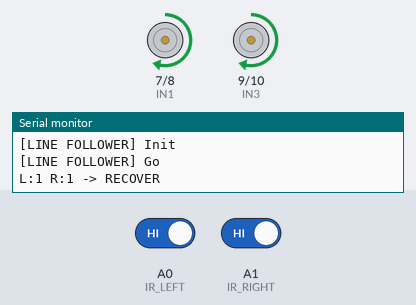
This sketch was run on a simulated Arduino Uno, built with avr-gcc and run on an emulated ATmega328P. On the bench: motor-driver pin pairs drawn as motors (green arrow = first pin HIGH = forward, orange = second pin HIGH = backward, longer = more drive, scaled by the enable pin), the last lines printed to the serial monitor. The test bench sets the inputs (shaded band); at power-on: A0 (IR_LEFT) HIGH, A1 (IR_RIGHT) HIGH.

Above: at 2.2 s.
2.3 s: A0 (IR_LEFT) driven LOW
At 3.1 s:
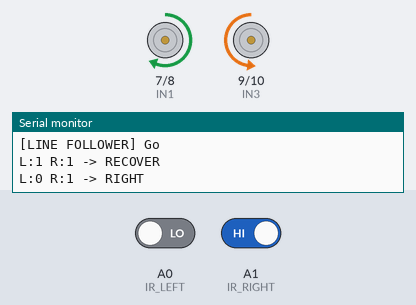
3.9 s: A1 (IR_RIGHT) driven LOW
At 4.7 s:
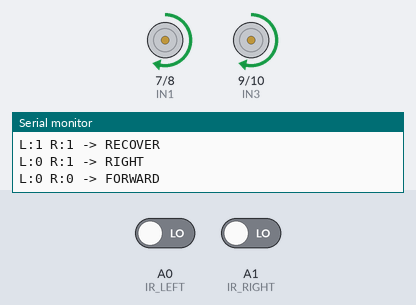
5.4 s: A0 (IR_LEFT) driven HIGH
At 6.7 s:
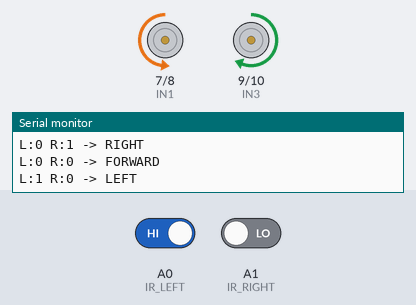
7.0 s: A0 (IR_LEFT) driven LOW
At 8.2 s:
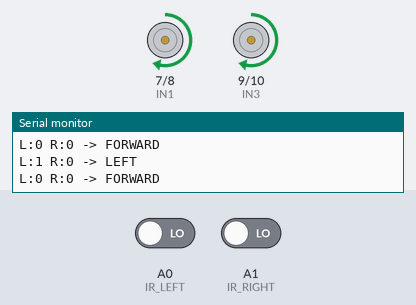
8.5 s: A1 (IR_RIGHT) driven HIGH
At 9.0 s:
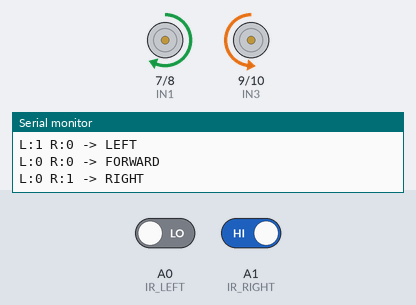
10.1 s: A0 (IR_LEFT) driven HIGH and A1 (IR_RIGHT) driven LOW
At 11.4 s:
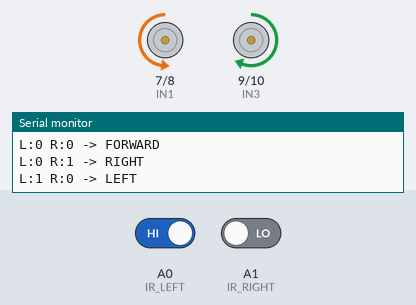
Timing chart, 0 to 12.6 s (numbered marks = the images above; inputs shaded):
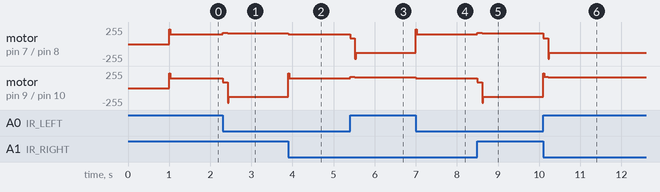

Measured:
- after the input at 2.3 s, motor on pin 7 (IN1) / pin 8 (IN2): forward 150/255 → forward 170/255 at once, → forward 160/255 0.12 s later; motor on pin 9 (IN3) / pin 10 (IN4): forward 150/255 → forward 90/255 at once, → backward 130/255 0.12 s later
- after the input at 3.9 s, motor on pin 7 (IN1) / pin 8 (IN2): forward 160/255 → forward 150/255 at once; motor on pin 9 (IN3) / pin 10 (IN4): backward 130/255 → forward 150/255 at once
- after the input at 5.4 s, motor on pin 7 (IN1) / pin 8 (IN2): forward 150/255 → forward 90/255 at once, → backward 130/255 0.12 s later; motor on pin 9 (IN3) / pin 10 (IN4): forward 150/255 → forward 170/255 at once, → forward 160/255 0.12 s later
- after the input at 7.0 s, motor on pin 7 (IN1) / pin 8 (IN2): backward 130/255 → forward 150/255 at once; motor on pin 9 (IN3) / pin 10 (IN4): forward 160/255 → forward 150/255 at once
- after the input at 8.5 s, motor on pin 7 (IN1) / pin 8 (IN2): forward 150/255 → forward 170/255 at once, → forward 160/255 0.12 s later; motor on pin 9 (IN3) / pin 10 (IN4): forward 150/255 → forward 90/255 at once, → backward 130/255 0.12 s later
- after the input at 10.1 s, motor on pin 7 (IN1) / pin 8 (IN2): forward 160/255 → forward 90/255 at once, → backward 130/255 0.12 s later; motor on pin 9 (IN3) / pin 10 (IN4): backward 130/255 → forward 170/255 at once, → forward 160/255 0.12 s later

The sketch:

arduino_line_follower_2WD+caster.ino
```cpp
#define SENSOR_ON_LINE  HIGH

#define ENA   5    // left motor speed  (PWM)
#define IN1   7    // left motor dir A
#define IN2   8    // left motor dir B
#define ENB   6    // right motor speed (PWM)
#define IN3   9    // right motor dir A
#define IN4   10   // right motor dir B

// ------------------------------------------------------------
// IR SENSOR PINS
// ------------------------------------------------------------
#define IR_LEFT   A0
#define IR_RIGHT  A1

// ------------------------------------------------------------
// SPEED TUNING (duty 0~255)
// ------------------------------------------------------------
#define BASE_SPEED     150   // straight line
#define TURN_OUTER     170   // soft turn: outer wheel
#define TURN_INNER      90   // soft turn: inner wheel (still forward)
#define SPIN_OUTER     160   // hard turn: outer wheel forward
#define SPIN_INNER     130   // hard turn: inner wheel REVERSE

#define MIN_DUTY        80

#define LEFT_TRIM        0
#define RIGHT_TRIM       0

#define KICK_DUTY      220
#define KICK_MS         25

#define HARD_TURN_MS   120

#define LOST_TIMEOUT_MS  0

#define START_DELAY_MS 1000

#define DEBUG            1

// ============================================================
// MOTOR LAYER
// ============================================================
struct Motor {
  uint8_t en, inA, inB;
  int trim;
  int8_t dir;                 // -1 reverse, 0 stopped, 1 forward
  unsigned long kickStart;
};

Motor leftMotor  = {ENA, IN1, IN2, LEFT_TRIM,  0, 0};
Motor rightMotor = {ENB, IN3, IN4, RIGHT_TRIM, 0, 0};

void setWheel(Motor &m, int speed) {
  int8_t dir = (speed > 0) - (speed < 0);

  if (dir == 0) {
    digitalWrite(m.inA, LOW);
    digitalWrite(m.inB, LOW);
    analogWrite(m.en, 255);
    m.dir = 0;
    return;
  }

  int duty = constrain(abs(speed) + m.trim, MIN_DUTY, 255);

  if (dir != m.dir) {
    analogWrite(m.en, 0);
    m.kickStart = millis();
    m.dir = dir;
  }
  if (millis() - m.kickStart < KICK_MS) {
    duty = max(duty, KICK_DUTY);
  }

  digitalWrite(m.inA, dir > 0 ? HIGH : LOW);
  digitalWrite(m.inB, dir > 0 ? LOW  : HIGH);
  analogWrite(m.en, duty);
}

void drive(int left, int right) {
  setWheel(leftMotor,  left);
  setWheel(rightMotor, right);
}

void steer(int8_t dir, bool hard) {
  int outer = hard ? SPIN_OUTER  : TURN_OUTER;
  int inner = hard ? -SPIN_INNER : TURN_INNER;
  if (dir < 0) drive(inner, outer);   // turning left: left wheel is inner
  else         drive(outer, inner);   // turning right: right wheel is inner
}

// ============================================================
// STATE
// ============================================================
enum State { ST_FORWARD, ST_LEFT, ST_RIGHT, ST_RECOVER };

State         state      = ST_FORWARD;
int8_t        lastDir    = 0;   // -1 left, 0 straight, 1 right
unsigned long stateSince = 0;

#if DEBUG
const char *stateName(State s) {
  switch (s) {
    case ST_FORWARD: return "FORWARD";
    case ST_LEFT:    return "LEFT";
    case ST_RIGHT:   return "RIGHT";
    default:         return "RECOVER";
  }
}
#endif

// ============================================================
// SETUP
// ============================================================
void setup() {
#if DEBUG
  Serial.begin(115200);
  Serial.println(F("[LINE FOLLOWER] Init"));
#endif

  pinMode(ENA, OUTPUT); pinMode(IN1, OUTPUT); pinMode(IN2, OUTPUT);
  pinMode(ENB, OUTPUT); pinMode(IN3, OUTPUT); pinMode(IN4, OUTPUT);

  pinMode(IR_LEFT,  INPUT);
  pinMode(IR_RIGHT, INPUT);

  drive(0, 0);
  delay(START_DELAY_MS);
  stateSince = millis();

#if DEBUG
  Serial.println(F("[LINE FOLLOWER] Go"));
#endif
}

// ============================================================
// LOOP
// ============================================================
void loop() {
  bool L = (digitalRead(IR_LEFT)  == SENSOR_ON_LINE);
  bool R = (digitalRead(IR_RIGHT) == SENSOR_ON_LINE);

  State next;
  if      (!L && !R) next = ST_FORWARD;
  else if ( L && !R) next = ST_LEFT;
  else if (!L &&  R) next = ST_RIGHT;
  else               next = ST_RECOVER;

  unsigned long now = millis();
  if (next != state) {
    state = next;
    stateSince = now;
#if DEBUG
    Serial.print(F("L:")); Serial.print(L);
    Serial.print(F(" R:")); Serial.print(R);
    Serial.print(F(" -> ")); Serial.println(stateName(state));
#endif
  }
  unsigned long inState = now - stateSince;

  switch (state) {
    case ST_FORWARD:
      drive(BASE_SPEED, BASE_SPEED);
      lastDir = 0;
      break;

    case ST_LEFT:                       // line under LEFT sensor
      steer(-1, inState > HARD_TURN_MS);
      lastDir = -1;
      break;

    case ST_RIGHT:                      // line under RIGHT sensor
      steer(+1, inState > HARD_TURN_MS);
      lastDir = 1;
      break;

    case ST_RECOVER:                    // both on black
      if (LOST_TIMEOUT_MS > 0 && inState >= LOST_TIMEOUT_MS) {
        drive(0, 0);
      } else if (lastDir == 0) {
        drive(BASE_SPEED, BASE_SPEED);  // came straight in: crossing
      } else {
        steer(lastDir, true);           // sharp curve: keep spinning
      }
      break;
  }
}
```
